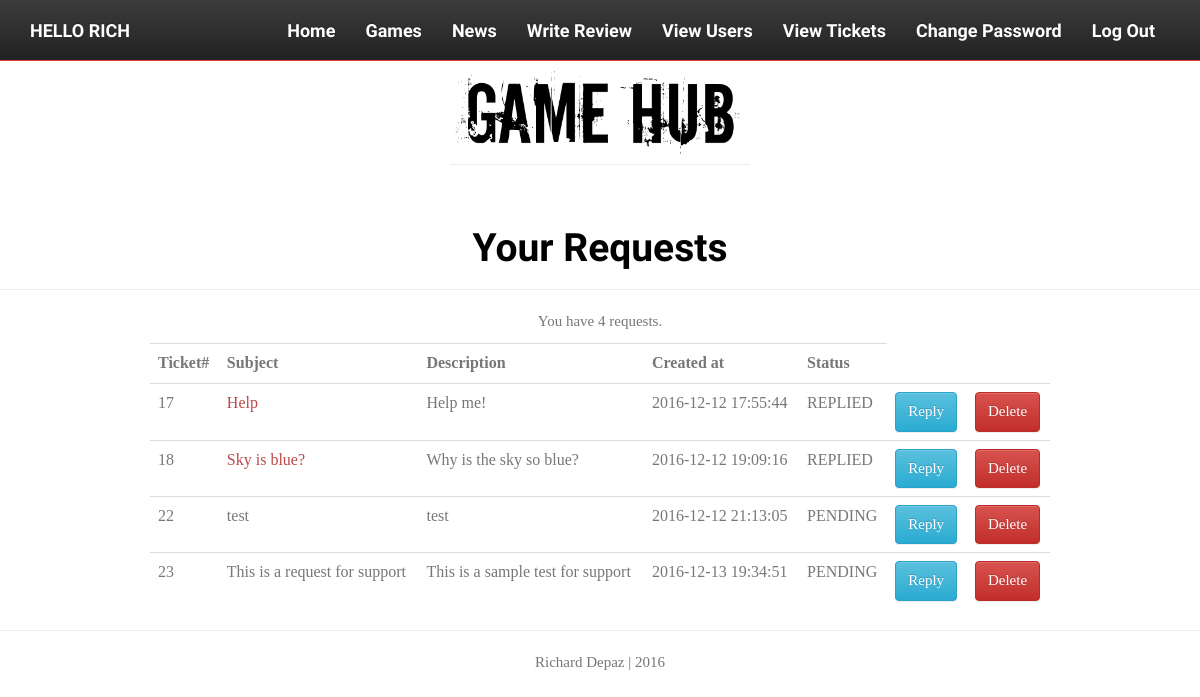
The app's page /php/viewticket.php (signed in) with its own data.
### tables this page shows
CREATE TABLE IF NOT EXISTS `tickets` (
  `id` int(11) NOT NULL AUTO_INCREMENT,
  `user_id` int(11) DEFAULT NULL,
  `subject` varchar(255) DEFAULT NULL,
  `description` varchar(255) DEFAULT NULL,
  `created_at` datetime DEFAULT NULL,
  `notification` tinyint(1) DEFAULT NULL,
  `comment` varchar(255) DEFAULT NULL,
  `status` varchar(255) NOT NULL,
  PRIMARY KEY (`id`)
);

### includes/session.php (called while the page is built, shortened)
<?php
	if (isset($_SESSION['user_id'])) {
		if(isset($_SESSION['user_type_id']) && $_SESSION['user_type_id'] == 3) {
			$is_admin = true;
		}
	}
?>

### php/viewticket.php (the view, shortened to what this page needs)
<?php
include ('includes/session.php');
include ('includes/header.php');
echo '
<div class="page-header" style="text-align: center;">
    <h1>Your Requests</h1>
</div>
';
require_once ('mysqli_connect.php');
$user_id = $_SESSION['user_id'];
if($is_admin){
	$q = "SELECT * FROM tickets";
}else{
	$q = "SELECT * FROM tickets WHERE user_id=$user_id";
}
$r = @\mysqli_query($dbc, $q);
$num = mysqli_num_rows($r);
if ($num > 0) {
	echo "
	<div style='text-align: center;'>
		<p>You have $num requests.</p>
	</div>
	";
	echo '<table align="center" class="table" style="width:75%;">
	<tr><td ><b>Ticket#</b></td>
		<td ><b>Subject</b></td>
		<td><b>Description</b></td>
		<td ><b>Created at</b></td>
		<td ><b>Status</b></td>
		</tr>
';
	while ($row = mysqli_fetch_array($r, MYSQLI_ASSOC)) {
		echo '<tr><td>' . $row['id'] . '</td>';
		if(isset($row['comment'])){
			echo "<td><a class='text-danger' href=\"viewcomment.php?id=".$row['id']."&subject=".$row['subject']."&description=".$row['description']."&created_at=".$row['created_at']."&status=".$row['status']."&comment=".$row['comment']."\">". $row['subject'] ."</a></td>";
		}else{
			echo '<td>' . $row['subject'] . '</td>'	;
		}
			echo
			'<td>' . $row['description'] . '</td>
			<td>' . $row['created_at'] . '</td>
			<td>' . $row['status'] . '</td>';
			if($is_admin ){
				echo "<td><a type='button' class='btn btn-info' href=\"comment.php?id=".$row['id']."&subject=".$row['subject']."&description=".$row['description']."&created_at=".$row['created_at']."&status=".$row['status']."\">Reply</a></td>";
				echo "<td><a type='button' class='btn btn-danger' href=\"delete.php?id=".$row['id']."\">Delete</a></td>";
			}
			echo '</tr>';
	}
	echo '</table>';
} else {
	echo '
	<div style="text-align: center;">
		<p class="error">You have no requests</p>
	</div>
	';
}
echo '<hr>';
?>

### css/theme.css (style rules this page uses)
body { padding-top: 50px; padding-bottom: 20px; }

### records on screen
tickets: id "17", subject "Help", description "Help me!", created_at "2016-12-12 17:55:44", status "REPLIED"
tickets: id "18", subject "Sky is blue?", description "Why is the sky so blue?", created_at "2016-12-12 19:09:16", status "REPLIED"
tickets: id "22", subject "test", description "test", created_at "2016-12-12 21:13:05", status "PENDING"
tickets: id "23", subject "This is a request for support", description "This is a sample test for support", created_at "2016-12-13 19:34:51", status "PENDING"

### other values on screen
$user_name "HELLO RICH"
$num "4"
